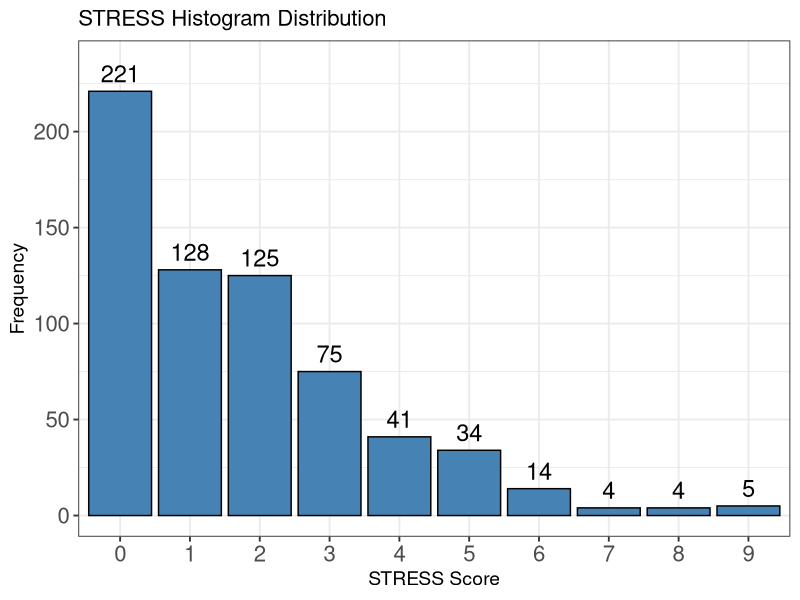
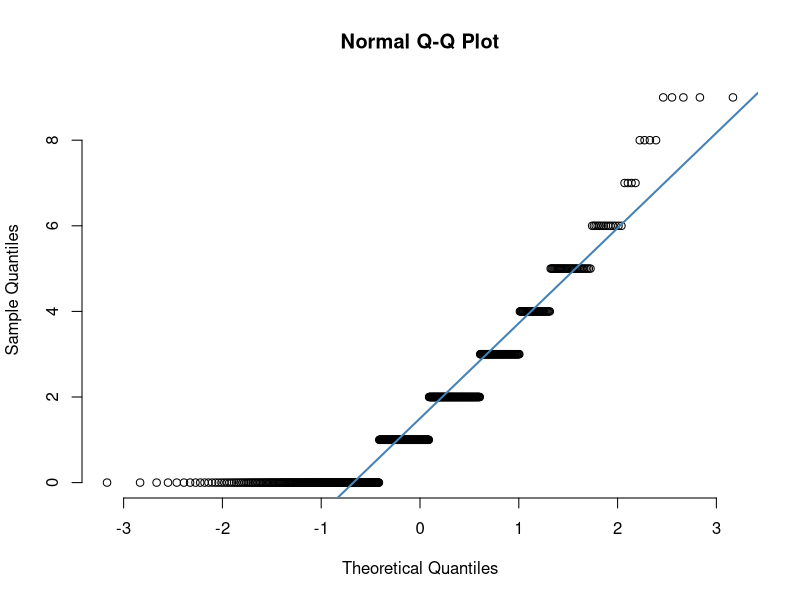
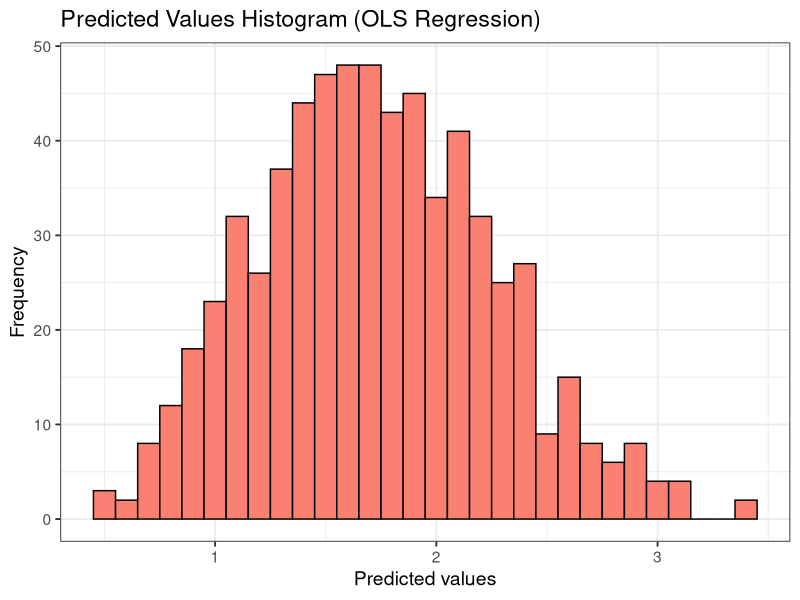

Source code (R) for these figures, in order: (Note: this script raises an error after producing the figures.)
## ============================================================
## Assignment 9
## Stress Data Set
## Poisson & ZIP Model Regression on Stress Dataset
## Response Variable: STRESS
## ============================================================

# Set-up environment ------------------------------------------------------
# Clear environment
rm(list = ls())

# Load libraries
library(corrplot)
library(MASS)
library(tidyverse)
library(car)
library(readxl)
library(pscl)

# Import dataset
stress_data <- readxl::read_xlsx("STRESS.xlsx") %>%
  select(-NEWID)

# Create output directory
output_dir <- "Output"

if (!dir.exists(output_dir)) {
  dir.create(path = paste(dirname(getwd()), "/Output", sep = ""))
} else {
  print("Directory already exists!")
}
# Output path
output_path <- file.path(dirname(getwd()), "Output", sep = "")

# Stress Variable ---------------------------------------------------------
## Histogram plot ##
ggplot(stress_data, aes(x = factor(STRESS))) +
  geom_histogram(stat = "count", color = "black", fill = "steelblue") +
  geom_text(aes(label = after_stat(count)), stat = "count", vjust = -0.5, size = 6) +
  labs(
    title = "STRESS Histogram Distribution",
    x = "STRESS Score",
    y = "Frequency"
  ) +
  scale_y_continuous(expand = expansion(mult = c(.05,.12))) +
  theme_bw(base_size = 14) +
  theme(
    plot.title = element_text(size = 16),
    axis.text.x = element_text(size = 16),
    axis.text.y = element_text(size = 16)
  )
ggsave("stress_histogram.png", path = output_path, units = "in",
       height = 6, width = 10, dpi = 300)

# INTERPRETATION: The STRESS variable is NOT normally distributed as most of the variables
# are 0, with very few variables in the far right tail, indicating some right skewness.

## Summary statistics ##
# Define function to calculate mode
find_mode <- function(x) {
  u <- unique(x)
  tab <- tabulate(match(x, u))
  u[tab == max(tab)]
}

# Summary table
summary_table <- stress_data %>%
  select(STRESS) %>%
  summarise(
    n = n(),
    mean = mean(STRESS),
    median = median(STRESS),
    mode = find_mode(STRESS),
    var = var(STRESS),
    sd = sd(STRESS),
    min = min(STRESS),
    max = max(STRESS),
    range = sprintf("%d - %d", min(STRESS), max(STRESS))
  )
summary_table

# Interpretation: The mean > median, providing further evidence that there is 
# right skewness in the data

## Q-Q Plot ##
png(paste0(output_path, "/qq_plot.png"), units = "in", width = 10, height = 6,
    res = 300)
qqnorm(stress_data$STRESS, pch = 1, frame = FALSE)
qqline(stress_data$STRESS, col = "steelblue", lwd = 2)
dev.off()
qqnorm(stress_data$STRESS, pch = 1, frame = FALSE)
qqline(stress_data$STRESS, col = "steelblue", lwd = 2)

# INTERPRETATION: Similar to the above findings, there is further evidence that
# the distribution of STRESS is not normal and contains skewness.

# Modeling Framework -----------------------------------------------------
## Set seed for reproducibility ##
set.seed(123)

## Train/test split ##
stress_data$u <- runif(nrow(stress_data), 0, 1)
train.df <- subset(stress_data, u < 0.70) %>% select(-u)
test.df  <- subset(stress_data, u >= 0.70) %>% select(-u)

cat("Training set:", nrow(train.df), "| Test set:", nrow(test.df), "\n")

# OLS Regression ----------------------------------------------------------
## Fit model ##
OLS_model <- lm(STRESS ~ COHES + ESTEEM + GRADES + SATTACH, data = stress_data)

# Summary of model
summary_OLS_model <- summary(OLS_model)
print(summary_OLS_model)

anova_OLS_model <- anova(OLS_model)
print(anova_OLS_model)

## Predicted vals vs standardized residuals plot ##
# Get predicted values
stress_data$y_hat_m1 <- fitted.values(OLS_model)

# Create plot
ggplot(data = stress_data, aes(x = y_hat_m1)) +
  geom_histogram(color = "black", fill = "salmon", binwidth = 0.1) +
  labs(title = "Predicted Values Histogram (OLS Regression)",
       x = "Predicted values",
       y = "Frequency") +
  theme_bw(base_size = 14)
ggsave("pred_vals_model_1.png", width = 10, 
       height = 6, units = "in", dpi = 300, path = output_path)

# INTERPRETATION: The histogram of OLS predicted values likely displays a roughly
# bell-shaped distribution centered around the mean STRESS count. However, this
# distribution is problematic for count data for two key reasons: (1) OLS can
# generate negative predicted values, which are mathematically impossible for a
# count outcome like STRESS, and (2) the predicted distribution does not reflect
# the zero-inflated, right-skewed nature of the actual STRESS variable. These
# violations suggest that OLS is a poor model choice for this outcome and that
# count-specific models (Poisson, Negative Binomial, or ZIP) are more appropriate.

# Homoscedasticity test
ncvTest(OLS_model)

## Leverage, Influence, & Outliers ##
# Residual plots
png(paste0(output_path, "/residual_plots_m1.png"), width = 10, height = 6, units = "in", res = 300)
residualPlots(OLS_model, main = "Residual Plots (OLS Regression)")
dev.off()
residualPlots(OLS_model, main = "Residual Plots (OLS Regression)")

# Influence measures
influence.measures(OLS_model) # Influence measures

png(paste0(output_path, "/influence_index_plot_m1.png"), width = 12, height = 8, units = "in", res = 300)
influenceIndexPlot(OLS_model) # Influence index plot (leverage)
dev.off()
influenceIndexPlot(OLS_model)

png(paste0(output_path, "/influence_plot_m1.png"), width = 10, height = 6, units = "in", res = 300)
influencePlot(OLS_model) # Influence plot (leverage)
dev.off()
influencePlot(OLS_model)

# Outlier test
outlierTest(OLS_model)
outlier_results_OLS_model <- data.frame(
  rstudent = outlierTest(OLS_model)$rstudent,
  unadjusted_p = outlierTest(OLS_model)$p,
  bonferroni_p = outlierTest(OLS_model)$bonf
)
# Save the data frame to a CSV file
write.csv(outlier_results_OLS_model, file = paste0(output_path, "/outlier_results_table_m1.csv"), row.names = TRUE)

# Transformed OLS Regression ----------------------------------------------
## Fit model ##
ln_OLS_model <- lm(log1p(STRESS) ~ COHES + ESTEEM + GRADES + SATTACH, data = stress_data)

# Summary of model
summary_ln_OLS_model <- summary(ln_OLS_model)
print(summary_ln_OLS_model)

## Extract coefficients ##
coef_table_2 <- summary(ln_OLS_model)$coefficients
print(coef_table_2)

## Predicted values plot ##
# Get predicted values
stress_data$y_hat_m2 <- fitted.values(ln_OLS_model)

# Create plot
ggplot(data = stress_data, aes(x = y_hat_m2)) +
  geom_histogram(color = "black", fill = "#009999", binwidth = 0.05) +
  labs(title = "Predicted Values (LN OLS Regression)",
       x = "Predicted values",
       y = "Frequency") +
  theme_bw(base_size = 14)
ggsave("pred_vals_model_2.png", width = 10, 
       height = 6, units = "in", dpi = 300, path = output_path)

# INTERPRETATION: Applying a log1p transformation (log(1 + STRESS)) before fitting
# OLS improves the distributional properties of the residuals and shifts predicted
# values toward a more symmetric, bell-shaped distribution in log-scale. This
# addresses the normality assumption more closely than the untransformed OLS model.
# However, back-transforming predictions to the original scale via expm1() will
# produce a log-normal correction bias unless a smearing factor is applied.
# Additionally, the log transformation does not fully resolve the structural
# zero-inflation issue — zeros are collapsed to log1p(0) = 0 rather than modeled
# as a separate generative process. Compare residual plots to the untransformed
# OLS model to confirm improvement in homoscedasticity., width = 10, height = 6, units = "in", res = 300)

## Leverage, Influence, & Outliers ##
# Residual plots
png(paste0(output_path, "/residual_plots_m2.png"), width = 10, height = 6, units = "in", res = 300)
residualPlots(ln_OLS_model, main = "Residual Plots (LN OLS Regression)")
dev.off()
residualPlots(ln_OLS_model, main = "Residual Plots (LN OLS Regression)")

# Influence measures
influence.measures(ln_OLS_model) # Influence measures

png(paste0(output_path, "/influence_index_plot_m2.png"), width = 12, height = 8, units = "in", res = 300)
influenceIndexPlot(ln_OLS_model) # Influence index plot (leverage)
dev.off()
influenceIndexPlot(ln_OLS_model)

png(paste0(output_path, "/influence_plot_m2.png"), width = 10, height = 6, units = "in", res = 300)
influencePlot(ln_OLS_model) # Influence plot (leverage)
dev.off()
influencePlot(ln_OLS_model)

# Outlier test
outlierTest(ln_OLS_model)
outlier_results_ln_OLS_model <- data.frame(
  rstudent = outlierTest(ln_OLS_model)$rstudent,
  unadjusted_p = outlierTest(ln_OLS_model)$p,
  bonferroni_p = outlierTest(ln_OLS_model)$bonf
)
# Save the data frame to a CSV file
write.csv(outlier_results_ln_OLS_model, file = paste0(output_path, "/outlier_results_table_m2.csv"), row.names = TRUE)

# Poisson Regression ------------------------------------------------------
## Fit model ##
poisson_model <- glm(STRESS ~ COHES + ESTEEM + GRADES + SATTACH, family = poisson(link = "log"), data = stress_data)

# Summary of model
summary_poisson_model <- summary(poisson_model)
print(summary_poisson_model)

## Over dispersed Poisson ##
overdispersed_model <- glm.nb(STRESS ~ COHES + ESTEEM + GRADES + SATTACH, data = stress_data)

# Summary of model
summary_overdispersed_model <- summary(overdispersed_model)
summary(overdispersed_model)

## Extract coefficients ##
coef_table_3 <- coef(poisson_model)
print(coef_table_3)

## Predicted Values ##
# Compute means and SDs
COHES_mean <- mean(stress_data$COHES)
COHES_sd <- sd(stress_data$COHES)
ESTEEM_mean <- mean(stress_data$ESTEEM)
GRADES_mean <- mean(stress_data$GRADES)
SATTACH_mean <- mean(stress_data$SATTACH)

# Define three COHES group values
cohes_low <- COHES_mean - COHES_sd
cohes_mid <- COHES_mean
cohes_high <- COHES_mean + COHES_sd

# Compute linear predictors manually for each group
lp_low <- coef_table_3["(Intercept)"] + coef_table_3["COHES"]*cohes_low  + coef_table_3["ESTEEM"]*ESTEEM_mean + 
  coef_table_3["GRADES"]*GRADES_mean + coef_table_3["SATTACH"]*SATTACH_mean

lp_middle <- coef_table_3["(Intercept)"] + coef_table_3["COHES"]*cohes_mid  + coef_table_3["ESTEEM"]*ESTEEM_mean + 
  coef_table_3["GRADES"]*GRADES_mean + coef_table_3["SATTACH"]*SATTACH_mean

lp_high <- coef_table_3["(Intercept)"] + coef_table_3["COHES"]*cohes_high + coef_table_3["ESTEEM"]*ESTEEM_mean + 
  coef_table_3["GRADES"]*GRADES_mean + coef_table_3["SATTACH"]*SATTACH_mean

# Apply the inverse link (exp) to get predicted counts
pred_low <- exp(lp_low)
pred_middle <- exp(lp_middle)
pred_high <- exp(lp_high)

# View results
manual_predictions <- c(Low = pred_low, Middle = pred_middle, High = pred_high)
print(manual_predictions)

## AIC & BIC ##
# Calculate AIC & BIC
AIC_poisson <- AIC(poisson_model)
AIC_overdispersed <- AIC(overdispersed_model)
BIC_poisson <- BIC(poisson_model)
BIC_overdispersed <- BIC(overdispersed_model)

# Convert to data frame
results <- data.frame(
  Model = c("Poisson Model", "Overdispersed Model"),
  AIC = c(AIC_poisson, AIC_overdispersed),
  BIC = c(BIC_poisson, BIC_overdispersed)
)

# Ranking (lower is better)
ranks <- data.frame(
  AIC_Rank = rank(results$AIC),
  BIC_Rank = rank(results$BIC)
)

final_table <- cbind(results, ranks)
final_table

## Deviance residuals by predicted values ##
# Get deviance residuals and predicted values
stress_data$poisson_dev_resids <- summary_poisson_model$deviance.resid
stress_data$y_hat_m3 <- fitted(poisson_model)

# Manual check
y_hat_hard <- coef_table_3["(Intercept)"] + coef_table_3["COHES"]*stress_data$COHES  + coef_table_3["ESTEEM"]*stress_data$ESTEEM + 
  coef_table_3["GRADES"]*stress_data$GRADES + coef_table_3["SATTACH"]*stress_data$SATTACH
check <- exp(y_hat_hard)

cat(sprintf("Number of observations in the dataset:                            %s", nrow(stress_data)))
cat(sprintf("Number of agreement between fitted function & manual calculation: %s", sum(stress_data$y_hat_m3 == check)))

# Plot
ggplot(data = stress_data, aes(x = poisson_dev_resids, y = y_hat_m3)) +
  geom_point() +
  labs(
    title = "Poisson Deviance Residuals vs Predicted Values (Poisson Models)",
    x = "Poisson Deviance Residuals",
    y = "Predicted Values"
  ) +
  theme_bw(base_size = 16)
ggsave("dev_resids_pred_vals_plot.png", width = 10, 
       height = 6, units = "in", dpi = 300, path = output_path)

# Logistic Regression -----------------------------------------------------
## Create new variable ##
stress_data$Y_IND <- ifelse(stress_data$STRESS == 0, 0, 1)

## Fit Logistic Model ##
# Full model
logistic_model <- glm(Y_IND ~ COHES + ESTEEM + GRADES + SATTACH, family = binomial(link = "logit"), data = stress_data)

# Null model
null_model <- glm(Y_IND ~ 1, family = binomial(link = "logit"), data = stress_data)

# Summary of model
summary_logistic <- summary(logistic_model)
print(summary_logistic)

## Extract coefficients ##
coef_table_4 <- coef(logistic_model)
print(coef_table_4)

## Goodness of fit ##
# AIC / BIC
cat("AIC:", round(AIC(logistic_model), 2), "\n")
cat("BIC:", round(BIC(logistic_model), 2), "\n")

# Likelihood ratio test vs null
cat("\nLikelihood Ratio Test (vs null model):\n")
anova(null_model, logistic_model, test = "Chisq")

# INTERPRETATION: The logistic regression model predicts Y_IND — whether any stressful
# event occurred at all (STRESS > 0 vs. STRESS = 0). This serves as the zero-inflation
# component of the manual ZIP model. Predictors with significant negative coefficients
# (e.g., COHES — family cohesion, ESTEEM — self-esteem) indicate that higher values
# of those constructs are associated with reduced odds of experiencing any stressful
# event. The likelihood ratio test against the null model confirms whether the predictors
# collectively improve model fit beyond chance; a significant p-value (< 0.05) supports
# retaining the predictors. AIC and BIC provide a baseline for comparing this logistic
# component against the full ZIP model fitted via pscl.
#
# RECOMMENDATION: Use the logistic model's predicted probabilities (prob_hatzip1) as
# the P(stress present) component in the manual ZIP calculation. Confirm that the
# logistic model is well-calibrated — check that the predicted probability distribution
# has a reasonable range and is not collapsed near 0 or 1 for most observations.
# If GRADES or SATTACH are not significant here, they are candidates for removal
# from the zero-inflation component when constructing the final pscl ZIP model.

# Manual ZIP Model --------------------------------------------------------
######### STEPS: 
######### 1. Use a logistic regression model to fit the Y_IND variable.
######### 2. Then use a Poisson regression to fit the number of stressful events (STRESS_IND)
######### 3. Finally, combine the two together to obtain the predicted values

## Fit Logistic model ##
zipfit1 <- glm(Y_IND ~ COHES + ESTEEM + GRADES + SATTACH, 
               family = binomial(link = "logit"), data = stress_data)
summary(zipfit1)

# Extract coefficients
coef_table_4 <- coef(zipfit1)
print(coef_table_4)

# Get predicted values for logistic model
y_hat_zip1 <- coef_table_4["(Intercept)"] + coef_table_4["COHES"]*stress_data$COHES  + coef_table_4["ESTEEM"]*stress_data$ESTEEM + 
  coef_table_4["GRADES"]*stress_data$GRADES + coef_table_4["SATTACH"]*stress_data$SATTACH
zipodds <- exp(y_hat_zip1)
prob_hatzip1<- zipodds / (1+zipodds)

## Fit Poisson model ##
# Create STRESS_IND variable if stress is present
stress_data <- stress_data %>%
  mutate(
    STRESS_IND = ifelse(Y_IND == 1, STRESS, NA)
  )
zipfit2 <- glm(STRESS_IND ~ COHES + ESTEEM + GRADES + SATTACH, 
               family = poisson(link = "log"), data = stress_data)
summary(zipfit2)

# Extract coefficients
coef_table_5 <- coef(zipfit2)
print(coef_table_5)

# Get predicted values for Poisson model
y_hat_zip2 <- coef_table_5["(Intercept)"] + coef_table_5["COHES"]*stress_data$COHES  + coef_table_5["ESTEEM"]*stress_data$ESTEEM + 
  coef_table_5["GRADES"]*stress_data$GRADES + coef_table_5["SATTACH"]*stress_data$SATTACH
lambda_hatzip2 <- exp(y_hat_zip2) # E[STRESS | stress present]

## Combine for final prediction values ##
# ZIP combined prediction
# E[Y] = P(present) * E[count | present]
stress_data$y_hat_m4 <- prob_hatzip1 * lambda_hatzip2

# Residuals
stress_data$zip_resid <- stress_data$STRESS - stress_data$y_hat_m4

## Basic fit diagnostics ##
cat("RMSE:", sqrt(mean(stress_data$zip_resid^2)), "\n")
cat("MAE:", mean(abs(stress_data$zip_resid)), "\n")
cat("Correlation (predicted vs actual):", 
    cor(stress_data$y_hat_m4, stress_data$STRESS), "\n")

# How often does the model correctly identify zeros?
# (using 0.5 threshold on predicted probability from logistic)
stress_data$predicted_zero <- ifelse(prob_hatzip1 < 0.5, 1, 0)
table(Predicted_Zero = stress_data$predicted_zero, 
      Actual_Zero = 1 - stress_data$Y_IND)

# Compare variance of residuals to variance of STRESS
cat("Var(STRESS):", var(stress_data$STRESS), "\n")
cat("Var(residuals):", var(stress_data$zip_resid), "\n")

# Compare predicted mean to actual mean
cat("Mean STRESS:", mean(stress_data$STRESS), "\n")
cat("Mean predicted:", mean(stress_data$y_hat_m4), "\n")

# pscl ZIP model ----------------------------------------------------------
###### STEPS:
###### 1. Fit model will same predictors
###### 2. Fit model with best fitting model

## Fit first model ##
# Model 1: Use all variables on both sides
pscl_zip1 <- zeroinfl(STRESS ~ COHES + ESTEEM + GRADES + SATTACH  | 
                        COHES + ESTEEM + GRADES + SATTACH, 
                      dist = "poisson", data = stress_data, EM = TRUE) 
summary(pscl_zip1)
stress_data$y_hat_m5 <- fitted(pscl_zip1)

## Fit best fitting model ##
### RATIONALE: Removed GRADES &  SATTACH as they were not significant in first model
pscl_zip2 <- zeroinfl(STRESS ~ COHES + ESTEEM | COHES,  data = stress_data, 
                      dist = "negbin", EM = TRUE)
summary(pscl_zip2)

# Comparing AIC and BIC
AIC(pscl_zip1, pscl_zip2)
BIC(pscl_zip1, pscl_zip2)

# Intercept-only zero-inflation
pscl_zip3 <- zeroinfl(STRESS ~ COHES + ESTEEM | 1, 
                      dist = "negbin", EM = TRUE, data = stress_data)
summary(pscl_zip3)

# Adding SATTACH back to count side
pscl_zip4 <- zeroinfl(STRESS ~ COHES + ESTEEM + SATTACH | 1, 
                      dist = "negbin", EM = TRUE, data = stress_data)
summary(pscl_zip4)

# Compare all models
AIC(pscl_zip1, pscl_zip2, pscl_zip3, pscl_zip4)
BIC(pscl_zip1, pscl_zip2, pscl_zip3, pscl_zip4)

# CONCLUSION: Choose model 3 based on BIC being the lowest. COHES and ESTEEM  have been 
# proven factors in adolescence stressful events.
